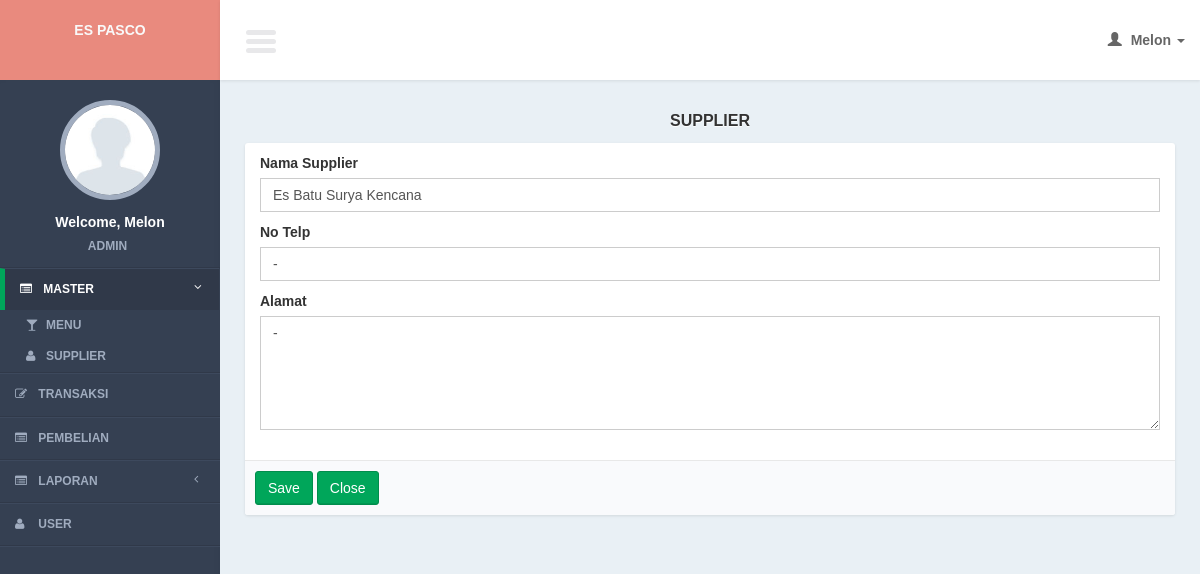
/controllers/supplier.php?page=form&id=2 (signed in), run on the app's committed database.
### tables this page shows
CREATE TABLE `suppliers` (
  `supplier_id` int(11) NOT NULL,
  `supplier_name` varchar(50) NOT NULL,
  `supplier_phone` varchar(20) NOT NULL,
  `supplier_addres` varchar(100) NOT NULL
);

### models/supplier_model.php (called while the page is built, shortened)
<?php
function read_id($id){
	global $mysqli;
	$query = mysqli_query($mysqli, "select *
							from suppliers
			where supplier_id = '$id'");
	$result = mysqli_fetch_object($query);
	return $result;
}
?>

### views/supplier/form.php (the view, shortened to what this page needs)
<section class="content">
    <div class="row">
        <div class="col-md-12">
          <div class="title_page"> <?= $title ?></div>
             <form action="<?= $action?>" method="post" enctype="multipart/form-data" role="form">
            <div class="box box-cokelat">
                <div class="box-body">
                        <div class="col-md-12">
                        <div class="form-group">
                            <label>Nama Supplier</label>
                            <input required type="text" name="i_name" class="form-control" placeholder="Masukkan nama supplier..." value="<?= $row->supplier_name ?>"/>
                        </div>
                        <div class="form-group">
                            <label>No Telp</label>
                            <input required type="text" name="i_telp" id="i_telp" class="form-control" placeholder="Masukkan nomor telepon..." value="<?= $row->supplier_phone ?>"/>
                        </div>
                        <div class="form-group">
                          <label>Alamat</label>
                          <textarea name="i_alamat" id="i_alamat" cols="45" rows="5" class="form-control"><?= $row->supplier_addres ?></textarea>
                        </div>
                        </div>
                </div>
                  <div class="box-footer">
                <input class="btn btn-success" type="submit" value="Save"/>
                <a href="<?= $close_button?>" class="btn btn-success" >Close</a>
             </div>
            </div>
       </form>
        </div>
    </div>
</section>

### css/AdminLTE.css (style rules this page uses)
html { font-family: 'Source Sans Pro', sans-serif; -webkit-font-smoothing: antialiased; min-height: 100%; background: #E9F0F5; }
body { font-family: 'Source Sans Pro', sans-serif; -webkit-font-smoothing: antialiased; min-height: 100%; background: #E9F0F5; }
a { color: #3c8dbc; }
.content { padding: 30px 10px; }
.form-control { -webkit-border-radius: 0px !important; -moz-border-radius: 0px !important; border-radius: 0px !important; box-shadow: none; }
.box { position: relative; margin-bottom: 20px; -webkit-border-radius: 3px; -moz-border-radius: 3px; border-radius: 3px !important; width: 100%; background:#fff; box-shadow: 0 1px 3px rgba(0, 0, 0, 0.1); }
.box .box-body { padding-top:10px; -webkit-border-top-left-radius: 0; -webkit-border-top-right-radius: 0; -webkit-border-bottom-right-radius: 3px; -webkit-border-bottom-left-radius: 3px; -moz-border-radius-topleft: 0; -moz-border-radius-topright: 0; -moz-border-radius-bottomright: 3px; -moz-border-radius-bottomleft: 3px; border-top-left-radius: 0; border-top-right-radius: 0; border-bottom-right-radius: 3px; border-bottom-left-radius: 3px; border-radius:3px; padding-bottom:20px; }
.box .box-footer { border-top: 1px solid #e8e8e8; -webkit-border-top-left-radius: 0; -webkit-border-top-right-radius: 0; -webkit-border-bottom-right-radius: 3px; -webkit-border-bottom-left-radius: 3px; -moz-border-radius-topleft: 0; -moz-border-radius-topright: 0; -moz-border-radius-bottomright: 3px; -moz-border-radius-bottomleft: 3px; border-top-left-radius: 0; border-top-right-radius: 0; border-bottom-right-radius: 3px; border-bottom-left-radius: 3px; background:#F9FAFC; padding: 10px; }
.btn { font-weight: 500; -webkit-border-radius: 3px; -moz-border-radius: 3px; border-radius: 3px; border: 1px solid transparent; -webkit-box-shadow: inset 0px -2px 0px 0px rgba(0, 0, 0, 0.09); -moz-box-shadow: inset 0px -2px 0px 0px rgba(0, 0, 0, 0.09); box-shadow: inset 0px -1px 0px 0px rgba(0, 0, 0, 0.09); }
.btn.btn-success { background-color: #00a65a; border-color: #008d4c; }
.title_page { font-size:medium; text-align:center; font-weight:bold; margin-bottom:10px; text-shadow: 0 1px 1px #ffffff; text-transform:uppercase; }

### css/tooltip/tooltip-classic.css (style rules this page uses)
html, body { margin:0; height:100%; }

### data on the page
suppliers: i_name "Es Batu Surya Kencana", i_telp "-", i_alamat "-"

### other printed values
$user_data[0] "Melon"
$user_data[1] "ADMIN"
$title "SUPPLIER"
